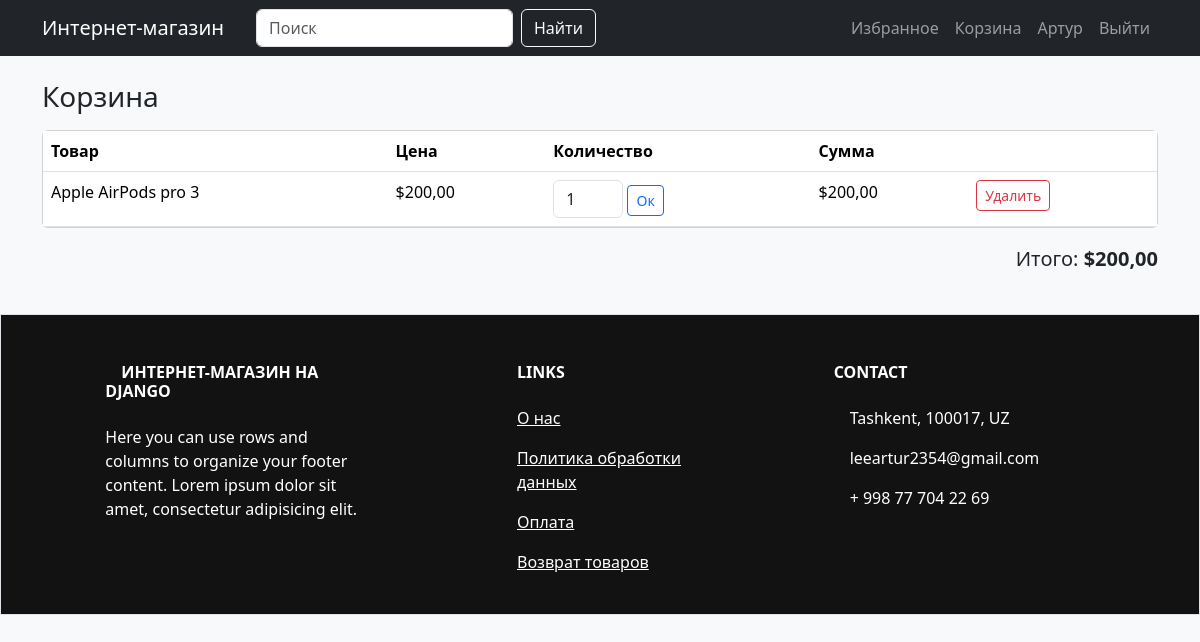
Page /shop/ (signed in) on the committed database.
### shop/models.py (models this page shows, shortened)
class CartItem(models.Model):
    cart = models.ForeignKey(Cart, on_delete=models.CASCADE, related_name='items', verbose_name='Корзина')
    product = models.ForeignKey('catalog.Product', on_delete=models.CASCADE, verbose_name='Товар')
    quantity = models.PositiveIntegerField(default=1, validators=[MinValueValidator(1)], verbose_name='Количество')
    class Meta:
        verbose_name = 'Товар в корзине'
        verbose_name_plural = 'Товары в корзине'
        unique_together = ('cart', 'product')
    @property
    def total_price(self):
        return self.product.price * self.quantity

class Cart(models.Model):
    user = models.OneToOneField(User, on_delete=models.CASCADE, related_name='cart', verbose_name='Пользователь')
    created_at = models.DateTimeField(auto_now_add=True)
    updated_at = models.DateTimeField(auto_now=True)
    class Meta:
        verbose_name = 'Корзина'
        verbose_name_plural = 'Корзины'
    @property
    def total_price(self):
        return sum((item.total_price for item in self.items.select_related('product')), 0)

### catalog/models.py (models this page shows, shortened)
class Product(models.Model):
    category = models.ForeignKey(Category, on_delete=models.PROTECT, related_name='products', verbose_name='Категория')
    name = models.CharField(max_length=255, verbose_name='Название')
    slug = models.SlugField(unique=True, verbose_name='Слаг')
    description = models.TextField(blank=True, verbose_name='Описание')
    price = models.DecimalField(max_digits=10, decimal_places=2, validators=[MinValueValidator(0)], verbose_name='Цена')
    old_price = models.DecimalField(max_digits=10, decimal_places=2, validators=[MinValueValidator(0)],
                                    null=True, blank=True, verbose_name='Старая цена')
    image = models.ImageField(upload_to='products/', null=True, blank=True, verbose_name='Изображение')
    stock = models.PositiveIntegerField(default=0, verbose_name='Наличие')
    is_active = models.BooleanField(default=True, verbose_name='Активность')
    is_featured = models.BooleanField(default=False, verbose_name='Рекомендуемый')
    is_new = models.BooleanField(default=False, verbose_name='Новинка')
    created_at = models.DateTimeField(auto_now_add=True, verbose_name='Дата создания')
    updated_at = models.DateTimeField(auto_now=True, verbose_name='Дата обновления')
    class Meta:
        verbose_name = 'Товар'
        verbose_name_plural = 'Товары'
        ordering = ['-created_at']

### shop/views.py (the view)
# urls.py: path('', cart_view, name='cart'),
@login_required
def cart_view(request):
    cart, _ = Cart.objects.get_or_create(user=request.user)
    return render(request, 'shop/cart.html', {'cart': cart})

### templates/shop/cart.html (shortened to what this page needs)
{% extends 'base.html' %}
{% block content %}
    <h1 class="h3 mb-3">Корзина</h1>
    {% if cart.items.all %}
        <div class="card">
            <div class="table-responsive">
                <table class="table mb-0">
                    <thead>
                        <tr>
                            <th>Товар</th>
                            <th>Цена</th>
                            <th>Количество</th>
                            <th>Сумма</th>
                            <th></th>
                        </tr>
                    </thead>
                    <tbody>
                        {% for item in cart.items.all %}
                            <tr>
                                <td>{{ item.product.name }}</td>
                                <td>${{ item.product.price }}</td>
                                <td>
                                    <form action="{% url 'update_cart_item' item.id %}" method="post">
                                        <input class="form-control d-inline-block" style="width: 70px" type="number"
                                               min="0" max="{{ item.product.stock }}" name="quantity" value="{{ item.quantity }}">
                                        <button class="btn btn-sm btn-outline-primary" type="submit">Ок</button>
                                    </form>
                                </td>
                                <td>${{ item.total_price }}</td>
                                <td>
                                    <form action="{% url 'remove_cart_item' item.id %}" method="post">
                                        <button class="btn btn-sm btn-outline-danger" type="submit">Удалить</button>
                                    </form>
                                </td>
                            </tr>
                        {% endfor %}
                    </tbody>
                </table>
            </div>
        </div>
        <p class="text-end fs-5 mt-3">Итого: <b>${{ cart.total_price }}</b></p>
    {% else %}
        <p>Корзина пуста.</p>
    {% endif %}
{% endblock %}

### templates/base.html (shortened to what this page needs)
{% load static %}
<!doctype html>
<html lang="ru">
<head>
    <link href="https://cdn.jsdelivr.net/npm/bootstrap@5.3.3/dist/css/bootstrap.min.css" rel="stylesheet">
    <link rel="stylesheet" href="{% static 'css/style.css' %}">
</head>
<body class="bg-light" contenteditable="false">
    <nav class="navbar navbar-expand-lg navbar-dark bg-dark">
        <div class="container">
            <a class="navbar-brand" href="{% url 'catalog' %}">Интернет-магазин</a>
            <div class="collapse navbar-collapse" id="menu">
                <form class="d-flex ms-lg-3 my-2 my-lg-0" action="{% url 'catalog' %}">
                    <input class="form-control me-2" name="q" value="{{ query }}" placeholder="Поиск">
                    <button class="btn btn-outline-light" type="submit">Найти</button>
                </form>
                <ul class="navbar-nav ms-auto">
                    {% if user.is_authenticated %}
                        <li class="nav-item">
                            <a class="nav-link" href="{% url 'wishlist' %}">Избранное</a>
                        </li>
                        <li class="nav-item">
                            <a class="nav-link" href="{% url 'cart' %}">Корзина</a>
                        </li>
                        <li class="nav-item">
                            <span class="nav-link">{{ user.username }}</span>
                        </li>
                        <li class="nav-item">
                            <form action="{% url 'logout' %}" method="post">
                                <button class="nav-link border-0 bg-transparent" type="submit">Выйти</button>
                            </form>
                        </li>
                    {% endif %}
                </ul>
            </div>
        </div>
    </nav>
    <main class="container py-4">
        {% block content %}{% endblock %}
    </main>
<footer class="text-center text-lg-start bg-body-tertiary text-muted">
  <section class="border" style="background-color: #121212;">
    <div class="container text-center text-md-start mt-5" style="color: #fff;">
      <div class="row mt-3">
        <div class="col-md-3 col-lg-4 col-xl-3 mx-auto mb-4">
          <h6 class="text-uppercase fw-bold mb-4">
            Интернет-магазин на Django
          </h6>
          <p>
            Here you can use rows and columns to organize your footer content. Lorem ipsum
            dolor sit amet, consectetur adipisicing elit.
          </p>
        </div>
        <div class="col-md-2 col-lg-2 col-xl-2 mx-auto mb-4">
          <h6 class="text-uppercase fw-bold mb-4">
            Links
          </h6>
          <p>
            <a href="#!" class="text-reset">О нас</a>
          </p>
          <p>
            <a href="#!" class="text-reset">Политика обработки данных</a>
          </p>
          <p>
            <a href="#!" class="text-reset">Оплата</a>
          </p>
          <p>
            <a href="#!" class="text-reset">Возврат товаров</a>
          </p>
        </div>
        <div class="col-md-4 col-lg-3 col-xl-3 mx-auto mb-md-0 mb-4">
          <h6 class="text-uppercase fw-bold mb-4">Contact</h6>
          <p> Tashkent, 100017, UZ</p>
          <p>
            leeartur2354@gmail.com
          </p>
          <p> + 998 77 704 22 69</p>
        </div>
      </div>
    </div>
  </section>
</footer>
</body>
</html>

### rows in the picture
CartItem: product.name "Apple AirPods pro 3", product.price "200,00", quantity "1", total_price "200,00"
Cart: total_price "200,00"

### other values in the picture
{{ user.username }} "Артур"
